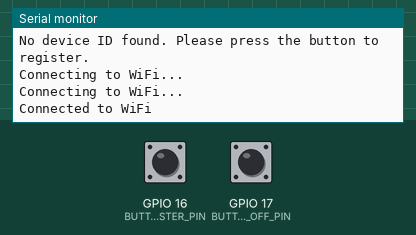
This sketch was run on a simulated ESP32. On the bench: the last lines printed to the serial monitor. The test bench sets the inputs (shaded band); at power-on: GPIO 16 (BUTTON_REGISTER_PIN) HIGH, GPIO 17 (BUTTON_TURN_ON_OFF_PIN) HIGH. WiFi joins after 1.5 s; servers stay silent unless stated; uploads are accepted with an empty reply; EEPROM starts erased.

Above: at 3.2 s.
3.3 s: GPIO 16 (BUTTON_REGISTER_PIN) pulled LOW for 0.15 s
At 4.2 s:
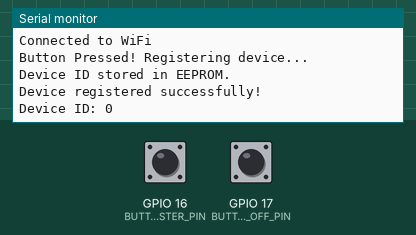
5.0 s: GPIO 17 (BUTTON_TURN_ON_OFF_PIN) pulled LOW for 0.15 s
At 5.5 s:
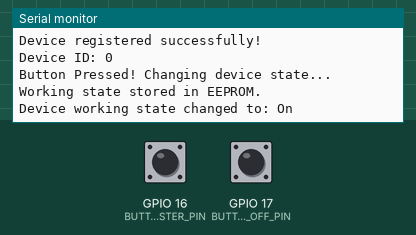
6.6 s: GPIO 16 (BUTTON_REGISTER_PIN) pulled LOW for 1 s
At 8.7 s:
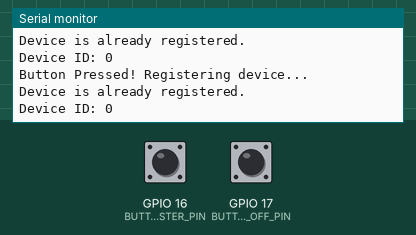
9.1 s: GPIO 17 (BUTTON_TURN_ON_OFF_PIN) pulled LOW for 1 s
At 10.4 s:
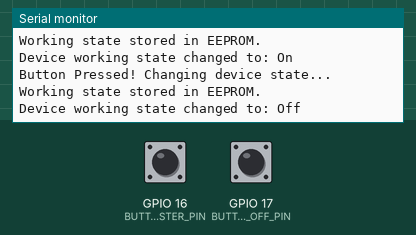

The sketch:

lighting_sensor.ino
```cpp
#include <WiFi.h>
#include <HTTPClient.h>
#include <EEPROM.h>

const float GAMMA = 0.7;
const float RL10 = 50;

#define LDR_PIN 34
#define BUTTON_REGISTER_PIN 16
#define BUTTON_TURN_ON_OFF_PIN 17
#define WIFI_SSID "Wokwi-GUEST"
#define WIFI_PASSWORD ""
#define SENSOR_TYPE "3"

#define EEPROM_SIZE 5
#define DEVICE_ID_ADDR 0
#define WORKING_STATE_ADDR 4

int sensorId = -1;
bool isWorking = false;
int delaySecs = 0;

String serverUrl = "https://tdvjj1ts-7089.euw.devtunnels.ms/api";
String createSensorUrl = "/Sensor/create";
String createSensorLogUrl = "/SensorLog/create";

int readDeviceIdFromEEPROM();
bool readWorkingStateFromEEPROM();
void registerDevice();
void toggleWorkingState();
void sensorFunctionality();

void setup() {
  Serial.begin(115200);

  EEPROM.begin(EEPROM_SIZE);

  sensorId = readDeviceIdFromEEPROM();
  if (sensorId != -1) {
    Serial.print("Device ID loaded from EEPROM: ");
    Serial.println(sensorId);
  } else {
    Serial.println("No device ID found. Please press the button to register.");
  }

  isWorking = readWorkingStateFromEEPROM();

  pinMode(BUTTON_REGISTER_PIN, INPUT_PULLUP);
  pinMode(BUTTON_TURN_ON_OFF_PIN, INPUT_PULLUP);
  pinMode(LDR_PIN, INPUT);

  WiFi.begin(WIFI_SSID, WIFI_PASSWORD);

  while (WiFi.status() != WL_CONNECTED) {
    delay(1000);
    Serial.println("Connecting to WiFi...");
  }
  Serial.println("Connected to WiFi");
}

void loop() {
  if (digitalRead(BUTTON_REGISTER_PIN) == LOW) {
    Serial.println("Button Pressed! Registering device...");
    registerDevice();
    delaySecs++;
    delay(100);
  }
  if (digitalRead(BUTTON_TURN_ON_OFF_PIN) == LOW) {
    Serial.println("Button Pressed! Changing device state...");
    toggleWorkingState();
    delaySecs++;
    delay(100);
  }

  if (sensorId != -1 && isWorking && delaySecs >= 300) {
    delaySecs = 0;
    sensorFunctionality();
  }

  delaySecs++;
  delay(100);
}

void sensorFunctionality() {
  if (WiFi.status() == WL_CONNECTED) {
    HTTPClient http;
    http.begin(serverUrl + createSensorLogUrl);

    int analogValue = analogRead(LDR_PIN);

    if (isnan(analogValue)) {
      Serial.println("Failed to read from sensor!");
      return;
    }

    Serial.println(analogValue);

    float voltage = analogValue / 4096. * 5;
    float resistance = 2000 * voltage / (1 - voltage / 5);
    float lux = pow(RL10 * 1e3 * pow(10, GAMMA) / resistance, (1 / GAMMA));

    Serial.println(lux);

    String jsonPayload = String("{\"sensorId\": ") +
                         String(sensorId) +
                         String(", \"value\": ") +
                         String(lux) +
                         String("}");

    http.addHeader("Content-Type", "application/json");
    int httpResponseCode = http.POST(jsonPayload);

    if (httpResponseCode > 0) {
      Serial.println("Data sent successfully: " + String(httpResponseCode));
    } else {
      Serial.println("Error sending data: " + String(http.errorToString(httpResponseCode).c_str()));
    }

    http.end();
  } else {
    Serial.println("WiFi not connected");
  }
}

void registerDevice() {
  if (sensorId != -1) {
    Serial.println("Device is already registered.");
    Serial.print("Device ID: ");
    Serial.println(sensorId);
    return;
  }
  if (WiFi.status() == WL_CONNECTED) {
    HTTPClient http;
    http.begin(serverUrl + createSensorUrl);
    http.addHeader("Content-Type", "application/json");

    int httpResponseCode = http.POST(SENSOR_TYPE);

    if (httpResponseCode == 200) {
      String response = http.getString();
      sensorId = response.toInt();

      for (int i = 0; i < EEPROM_SIZE; i++) {
        EEPROM.write(DEVICE_ID_ADDR + i, (sensorId >> (i * 8)) & 0xFF);
      }
      EEPROM.commit();
      Serial.println("Device ID stored in EEPROM.");

      Serial.println("Device registered successfully!");
      Serial.print("Device ID: ");
      Serial.println(sensorId);
    } else {
      Serial.print("Failed to register device, HTTP code: ");
      Serial.println(httpResponseCode);
    }
    http.end();
  } else {
    Serial.println("WiFi not connected!");
  }
}

int readDeviceIdFromEEPROM() {
  int id = 0;
  for (int i = 0; i < EEPROM_SIZE; i++) {
    id |= (EEPROM.read(DEVICE_ID_ADDR + i) << (i * 8));
  }

  if (id == 0xFFFFFFFF || id == 0) {
    return -1;
  }
  return id;
}

void toggleWorkingState() {
  if (sensorId == -1) {
    Serial.println("Device is not registered.");
    Serial.println("Working state change canceled");
    return;
  }
  isWorking = !isWorking;
  EEPROM.write(WORKING_STATE_ADDR, isWorking ? 1 : 0);
  EEPROM.commit();
  Serial.println("Working state stored in EEPROM.");

  Serial.print("Device working state changed to: ");
  Serial.println(isWorking ? "On" : "Off");
}

bool readWorkingStateFromEEPROM() {
  return EEPROM.read(WORKING_STATE_ADDR) == 1;
}
```

Measured:
- after the input at 3.3 s, the serial monitor: prints a new line at once (image 1)
- after the input at 5.0 s, the serial monitor: prints a new line at once (image 2)
- after the input at 6.6 s, the serial monitor: prints a new line at once (image 3)
- after the input at 9.1 s, the serial monitor: prints a new line at once (image 4)
